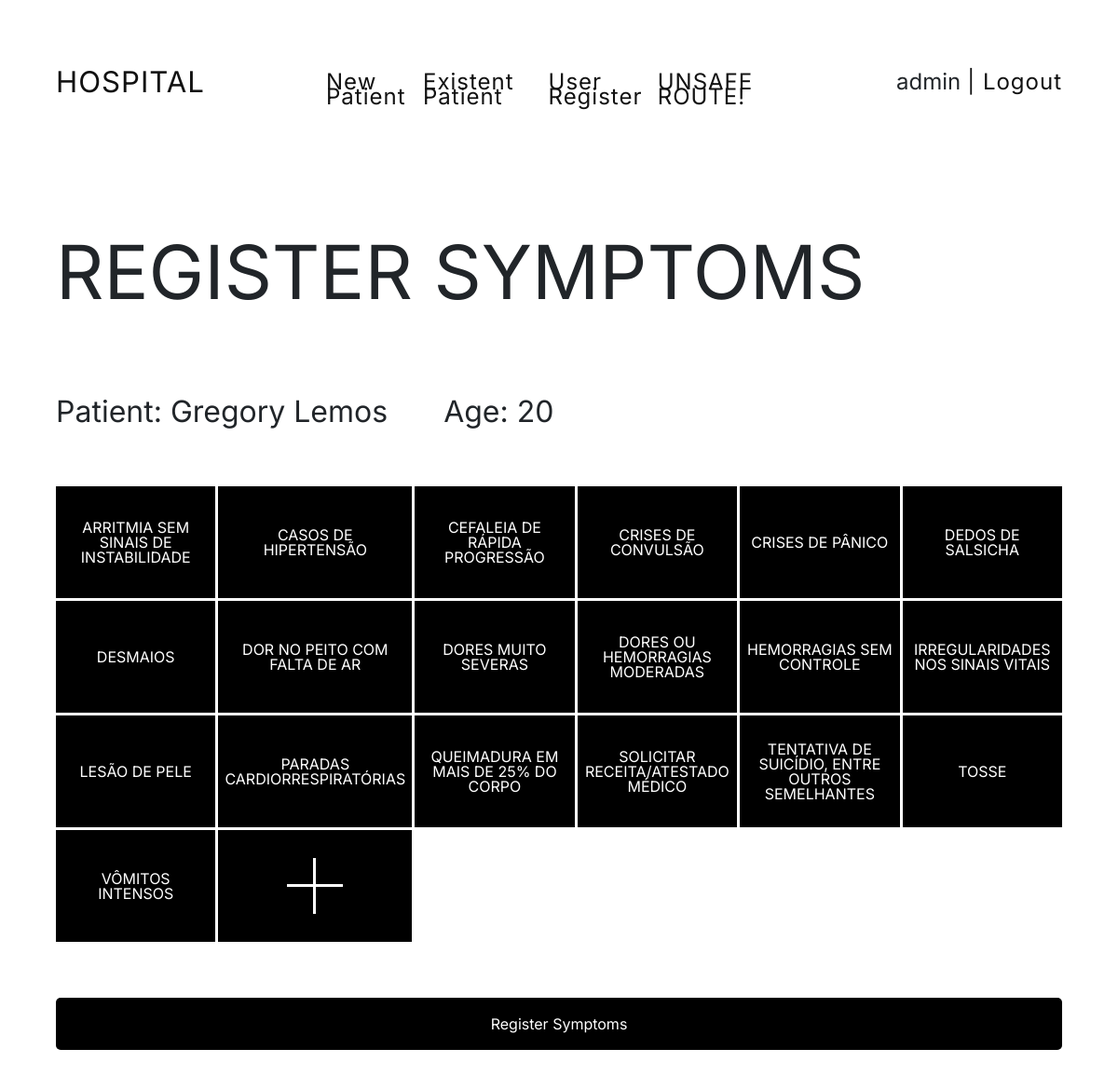
Screenshot of /protected/screening/register-symptoms/21/ (signed in) with the database file from the repository.
### users/models.py (models this page shows, shortened)
class HospitalUser(AbstractUser):
    is_attendant = models.BooleanField(default=False)
    is_nurse = models.BooleanField(default=False)
    is_medic = models.BooleanField(default=False)

### screening/models.py (models this page shows, shortened)
class Patient(models.Model):
    name = models.CharField(max_length=50)
    age = models.PositiveIntegerField(default=0)
    cpf = models.CharField(max_length=15)
    address = models.CharField(max_length=200)
    phone = models.CharField(max_length=20)
    is_active = models.BooleanField(default=True)
    was_attended = models.BooleanField(default=False)
    create_date = models.DateTimeField(default=datetime.now)
    active_date = models.DateTimeField(default=datetime.now)
    priority = models.IntegerField(default=0)

class Symptom(models.Model):
    name = models.CharField(max_length=200)
    priority = models.IntegerField(default=0)
    create_date = models.DateTimeField(default=datetime.now)

### screening/views.py (the view, shortened to what this page needs)
# urls.py: path('register-symptoms/<int:pk>/', views.RegisterSymptomsView.as_view(), name='register-symptoms'),
class RegisterSymptomsView(View):
    def get(self, request, pk):
        if request.user.is_authenticated:
            patient = Patient.objects.get(pk=pk)
            symptoms = Symptom.objects.all().order_by('name')
            context = {'patient': patient, 'symptoms': symptoms}
            return render(request, 'screening/register-symptoms.html', context)
        return redirect('login')

### screening/templates/screening/register-symptoms.html (shortened to what this page needs)
{% extends './base.html' %}
{% load static %}
{% block extra_head %}
    <link rel="stylesheet" href="https://maxcdn.bootstrapcdn.com/bootstrap/4.0.0/css/bootstrap.min.css">
{% endblock %}
{% block content %}
    <h1 class="title">Register Symptoms</h1>
    <div class="flex-flow">
        <h2 class="subtitle">Patient: {{ patient.name }}</h2>
        <h2 class="subtitle">Age: {{ patient.age }}</h2>
    </div>
    <form action="{% url 'register-symptoms' pk=patient.pk %}" method="post">
        <div class="symptoms-grid">
            {% if symptoms %}
                {% for symptom in symptoms %}
                    <div class="symptom-box" data-symptoms="item">
                        {{ symptom.name }}
                    </div>
                {% endfor %}
                <button type="button" class="symptom-box" data-toggle="modal" data-target="#modalCreateSymptom"><div id="cross"></div></button>
            {% else %}
            <h2>No symptoms registered</h2>
            {% endif %}
        </div>
        <button class="button-black" type="submit">Register Symptoms</button>
    </form>
{% endblock %}

### screening/templates/screening/base.html (shortened to what this page needs)
<!DOCTYPE html>
{% load static %}
<html lang="en">
<head>
    {% block extra_head %}{% endblock %}
    <link rel="stylesheet" href="{% static 'css/reset.css' %}">
    <link rel="stylesheet" href="{% static 'css/symptoms-list.css' %}">
    <link rel="stylesheet" href="{% static 'css/style.css' %}">
</head>
<body>
<div class="container-hospital">
    <header>
        <nav>
            <ul class="grid-header">
                <li class="grid-item um"><a class="link-hospital {% if request.resolver_match.url_name == 'index' %}active{% endif %}" href="{% url 'index' %}">HOSPITAL</a></li>
                <ul class="grid-item dois">
                    <li><a class="link-hospital {% if request.resolver_match.url_name == 'create-patient' %}active{% endif %}" href="{% url 'create-patient' %}">New Patient</a></li>
                    <li><a class="link-hospital {% if request.resolver_match.url_name == 'add-existent-patient' %}active{% endif %}" href="{% url 'add-existent-patient' %}">Existent Patient</a></li>
                    <li><a class="link-hospital {% if request.resolver_match.url_name == 'register-user' %}active{% endif %}" href="{% url 'register-user' %}">User Register</a></li>
                    <li><a class="link-hospital {% if request.resolver_match.url_name == 'unsafe-view' %}active{% endif %}" href="{% url 'unsafe-view' %}">UNSAFE ROUTE!</a></li>
                </ul>
                <ul class="grid-item tres">
                    <li class="nome" style="padding-right: 7px">{{ user.username }}</li>
                    <li><a class="link-hospital" href="{% url 'logout' %}"> | Logout</a></li>
                </ul>
            </ul>
        </nav>
    </header>
    {% block content %} {% endblock %}
</div>
</body>
</html>

### screening/static/css/symptoms-list.css (style rules this page uses)
.symptoms-grid { margin: 60px 0; display: grid; grid-template-columns: repeat(6, 1fr); grid-gap: 3px; }
.symptom-box { height: 120px; padding: 7px; text-align: center; color: white; font-weight: 400; text-transform: uppercase; background: #000; display: flex; align-items: center; justify-content: center; box-sizing: border-box; cursor: pointer; transition: background .3s; }
#cross { width: 60px; height: 60px; position: relative; }
#cross:before, #cross:after { content: ""; position: absolute; z-index: 1; background: #fff; }
#cross:before { left: 50%; width: 5%; margin-left: -4%; height: 100%; }
#cross:after { top: 50%; height: 5%; margin-top: -4%; margin-left: -50%; width: 100%; background: white; }

### screening/static/css/style.css (style rules this page uses)
body { font-family: 'Inter', sans-serif; font-style: normal; font-weight: 400; font-size: 16px; line-height: 16px; }
.container-hospital { padding: 60px; background: #fff; margin: 0; }
button { background: white; border: none; }
.title { padding: 60px 0; font-style: normal; font-weight: 400; font-size: 5rem; line-height: 5rem; text-transform: uppercase; }
.subtitle { font-style: normal; font-weight: 400; font-size: 2rem; line-height: 2.5rem; text-transform: capitalize; padding: 30px 60px 0 0; }
.flex-flow { display: flex; }
.button-black { font-size: 16px; width: 100%; cursor: pointer; color: white; background: #000000; border-radius: 5px; outline-offset: 4px; padding: 20px 30px; text-align: center; transition: background .3s; font-family: 'Inter', sans-serif; }
.grid-header { display: grid; grid-template-columns: 1fr 2fr 1fr; padding-bottom: 60px; font-size: 24px; }
.grid-item { display:flex; }
.grid-item.um { justify-content: start; padding: 20px; padding-left: 0; font-size: 1.3em; color:#111; }
.grid-item.dois { justify-content: space-between; padding: 20px; }
.grid-item.tres { padding: 20px; padding-right: 0; margin-left: auto; }
.link-hospital { color: #111; letter-spacing:1px; text-decoration: none; }
a { text-decoration: none; }

### rows the page displays
HospitalUser: username "admin"
Patient: name "Gregory Lemos", age "20"
Symptom: name "ARRITMIA SEM SINAIS DE INSTABILIDADE"
Symptom: name "CASOS DE HIPERTENSÃO"
Symptom: name "CEFALEIA DE RÁPIDA PROGRESSÃO"
Symptom: name "CRISES DE CONVULSÃO"
Symptom: name "CRISES DE PÂNICO"
Symptom: name "DEDOS DE SALSICHA"
Symptom: name "DESMAIOS"
Symptom: name "DOR NO PEITO COM FALTA DE AR"
Symptom: name "DORES MUITO SEVERAS"
Symptom: name "DORES OU HEMORRAGIAS MODERADAS"
Symptom: name "HEMORRAGIAS SEM CONTROLE"
Symptom: name "IRREGULARIDADES NOS SINAIS VITAIS"
Symptom: name "LESÃO DE PELE"
Symptom: name "PARADAS CARDIORRESPIRATÓRIAS"
Symptom: name "QUEIMADURA EM MAIS DE 25% DO CORPO"
Symptom: name "SOLICITAR RECEITA/ATESTADO MÉDICO"
Symptom: name "TENTATIVA DE SUICÍDIO, ENTRE OUTROS SEMELHANTES"
Symptom: name "TOSSE"
Symptom: name "VÔMITOS INTENSOS"
